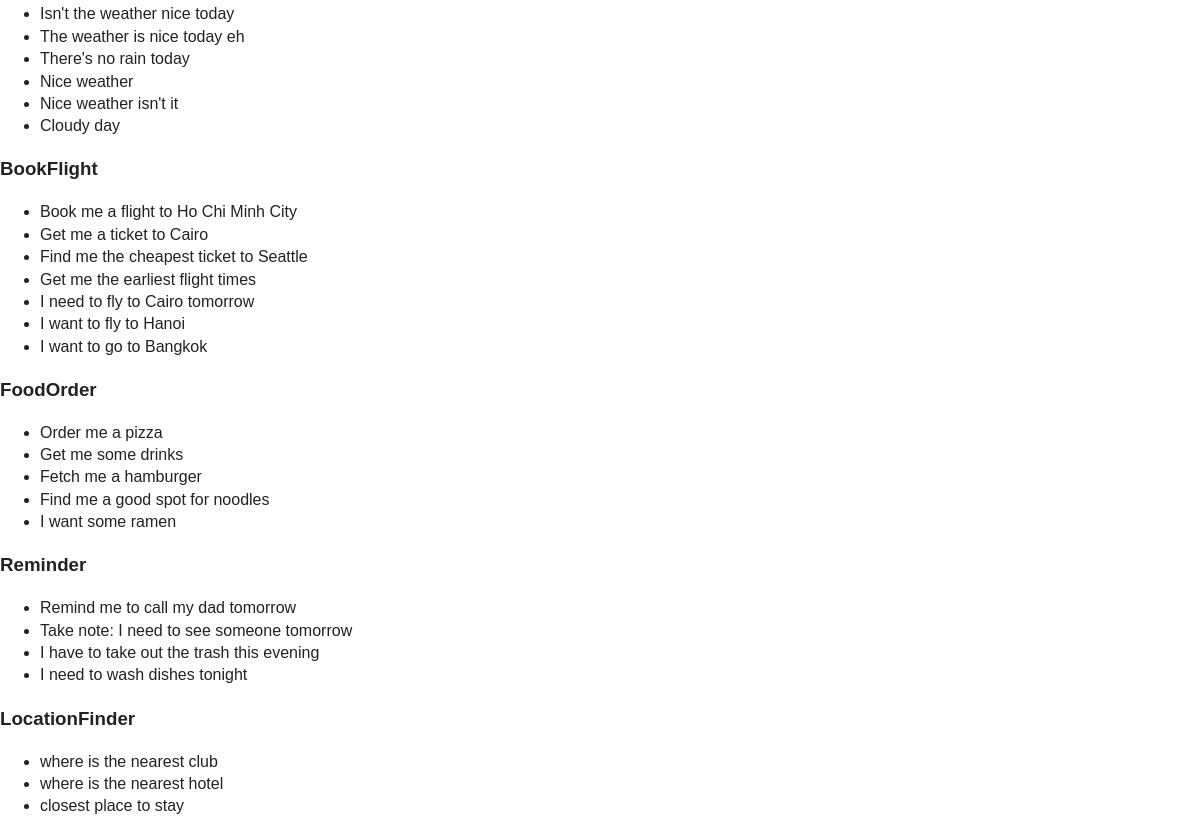
Page /api/ (lower part) on the earlier database version.
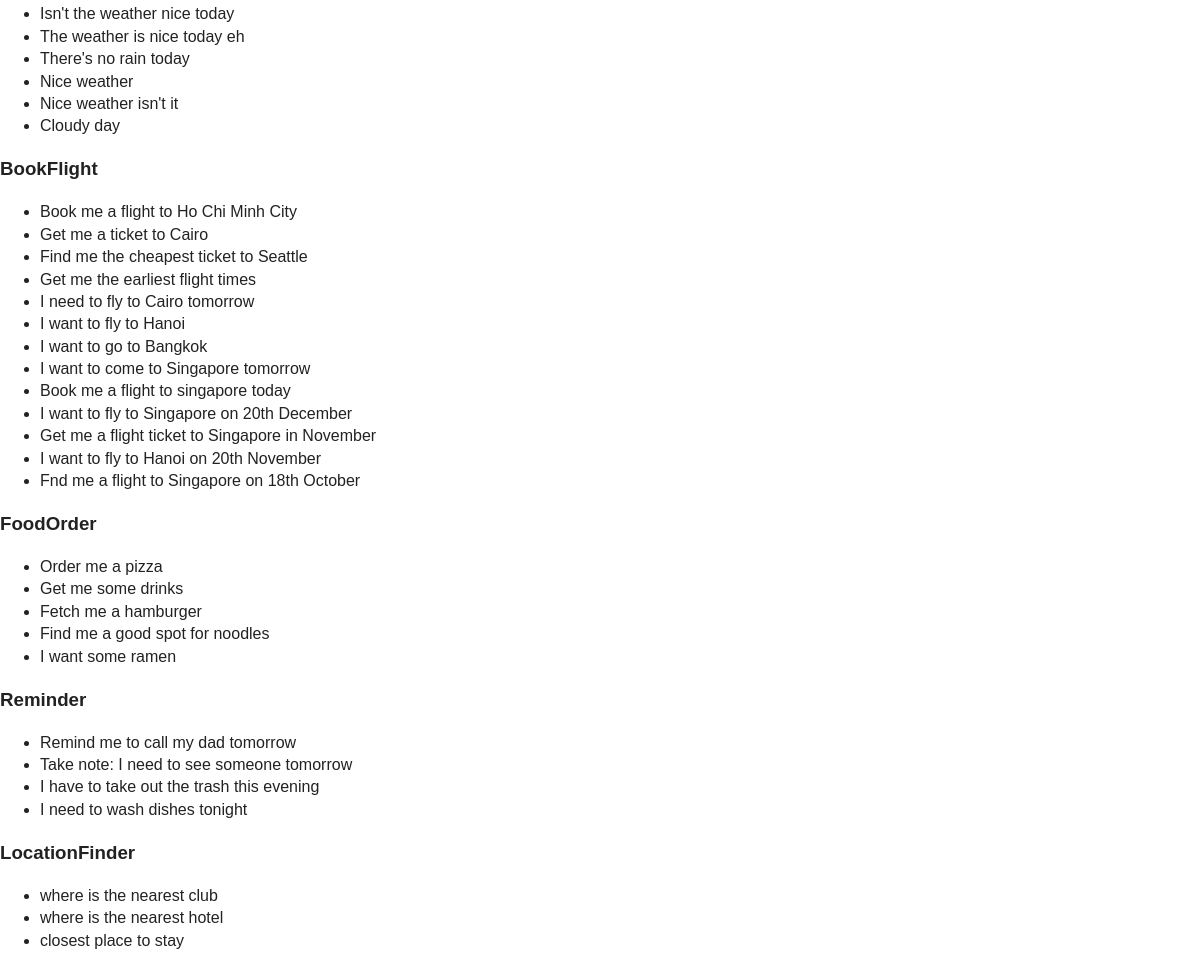
Same page on the later database version.
### testbot/models.py (models this page shows, shortened)
class Example(models.Model):
    intent = models.ForeignKey(Intent, on_delete=models.CASCADE)
    text = models.CharField(max_length=2048)

class Intent(models.Model):
    topic = models.ForeignKey(Topic, on_delete=models.CASCADE, null=True)
    name = models.CharField(max_length=128, blank=False, null=False)

### testbot/views.py (the view)
# urls.py: path('', views.index, name='index'),
def index(request):
    response = {
        'intents': []
    }
    for intent in Intent.objects.all():
        new_intent = {
            'name': intent.name,
            'examples': [example.text for example in intent.example_set.all()]
        }
        response['intents'].append(new_intent)
    print(response)
    return render(request, 'index.html', response)

### templates/testbot/index.html (shortened to what this page needs)
<!doctype html>
<html class="no-js" lang="">
    <head>
        <link rel="stylesheet" href="css/normalize.css">
        <link rel="stylesheet" href="css/main.css">
    </head>
    <body>
        {% for intent in intents %}
            <h3>{{ intent.name }}</h3>
            <ul>
            {% for example in intent.examples %}
                <li>{{ example }}</li>
            {% endfor %}
            </ul>
        {% endfor %}
    </body>
</html>

### templates/testbot/css/main.css (style rules this page uses)
html { color: #222; font-size: 1em; line-height: 1.4; font-family: Verdana, Geneva, Tahoma, sans-serif }

Differences in the rows shown:
added Example: examples "I want to come to Singapore tomorrow"
added Example: examples "Book me a flight to singapore today"
added Example: examples "I want to fly to Singapore on 20th December"
added Example: examples "Get me a flight ticket to Singapore in November"
added Example: examples "I want to fly to Hanoi on 20th November"
added Example: examples "Fnd me a flight to Singapore on 18th October"
